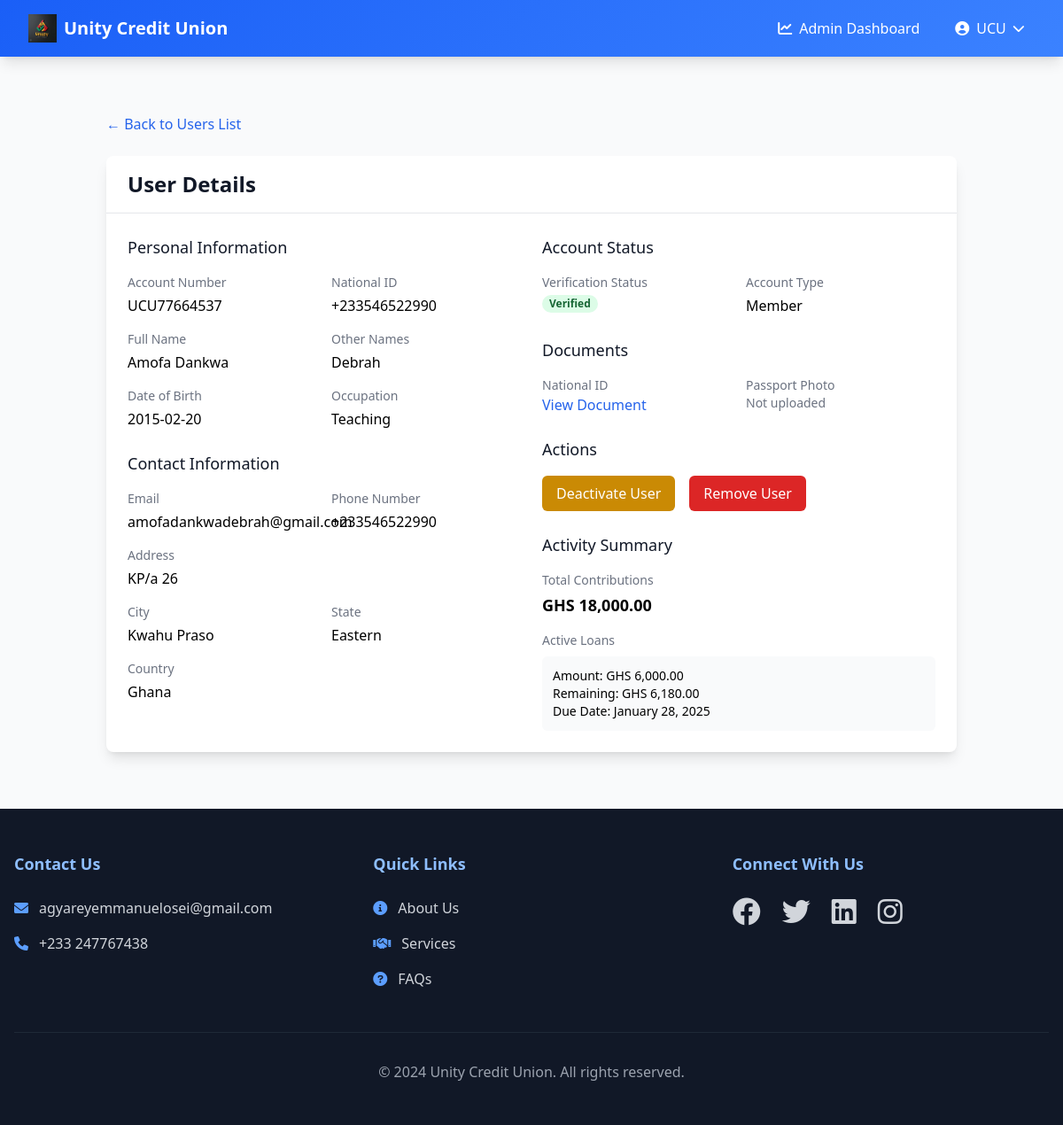
Page /admin/users/5 (signed in) on the committed database.
### app.py (models this page shows, shortened)
class User(UserMixin, db.Model):
    __tablename__ = 'user'
    id = db.Column(db.Integer, primary_key=True)
    email = db.Column(db.String(120), unique=True, nullable=False)
    password_hash = db.Column(db.String(128), nullable=True)  # Made nullable
    is_verified = db.Column(db.Boolean, default=False)
    is_admin = db.Column(db.Boolean, default=False)
    is_guest = db.Column(db.Boolean, default=False)  # New field to identify non-member users
    national_id = db.Column(db.String(20), unique=True, nullable=False)
    account_number = db.Column(db.String(20), unique=True)
    first_name = db.Column(db.String(50), nullable=False)
    last_name = db.Column(db.String(50), nullable=False)
    other_names = db.Column(db.String(50), nullable=True)
    date_of_birth = db.Column(db.Date, nullable=False)
    occupation = db.Column(db.String(100), nullable=False)
    phone_number = db.Column(db.String(20), nullable=False)
    address = db.Column(db.String(200), nullable=False)
    city = db.Column(db.String(100), nullable=False)
    state = db.Column(db.String(100), nullable=False)
    country = db.Column(db.String(100), nullable=False)
    national_id_file = db.Column(db.String(255), nullable=True)
    passport_photo = db.Column(db.String(255), nullable=True)  # New field for passport photo
    contributions = db.relationship('Contribution', backref='user', lazy=True)
    loans = db.relationship('Loan', backref='user', lazy=True, foreign_keys='Loan.user_id')
    guarantees = db.relationship('Loan', backref='guarantor', lazy=True, foreign_keys='Loan.guarantor_id')

class Loan(db.Model):
    __tablename__ = 'loan'
    id = db.Column(db.Integer, primary_key=True)
    user_id = db.Column(db.Integer, db.ForeignKey('user.id'), nullable=False)
    amount = db.Column(db.Float, nullable=False)
    interest_rate = db.Column(db.Float, nullable=True)
    total_amount = db.Column(db.Float, nullable=True)
    amount_paid = db.Column(db.Float, default=0.0)
    remaining_amount = db.Column(db.Float, nullable=True)
    purpose = db.Column(db.String(200), nullable=False)
    guarantor_id = db.Column(db.Integer, db.ForeignKey('user.id'), nullable=False)
    term = db.Column(db.Integer, nullable=False)
    income = db.Column(db.Float, nullable=False)
    status = db.Column(db.String(20), default='pending')  # Status can now be: 'pending', 'approved', 'rejected', 'paid'
    application_date = db.Column(db.DateTime, default=datetime.utcnow)
    approval_date = db.Column(db.DateTime, nullable=True)
    repayment_date = db.Column(db.DateTime, nullable=True)
    paid_date = db.Column(db.DateTime, nullable=True)  # New column to track when loan was fully paid
    @staticmethod
    def get_active_loan(user_id):
        return Loan.query.filter(
            Loan.user_id == user_id,
            Loan.status == 'approved',
            Loan.remaining_amount > 0
        ).first()

### app.py (the view)
@app.route('/admin/users/<int:user_id>')
@login_required
@admin_required
def view_user(user_id):
    user = User.query.get_or_404(user_id)
    total_contributions = db.session.query(
        func.sum(Contribution.amount)
    ).filter(Contribution.user_id == user_id).scalar() or 0
    active_loan = Loan.get_active_loan(user_id)
    return render_template('admin_user_detail.html',
                         user=user,
                         total_contributions=total_contributions,
                         active_loan=active_loan)

### templates/admin_user_detail.html (shortened to what this page needs)
{% extends "base.html" %} {% block content %}
<div class="container mx-auto px-4 py-8">
  <div class="mb-6">
    <a
      href="{{ url_for('manage_users') }}"
      class="text-blue-600 hover:text-blue-800"
    >
      ← Back to Users List
    </a>
  </div>
  <div class="bg-white shadow-lg rounded-lg overflow-hidden">
    <div class="px-6 py-4 border-b border-gray-200">
      <h2 class="text-2xl font-bold text-gray-900">User Details</h2>
    </div>
    <div class="p-6">
      <div class="grid grid-cols-1 md:grid-cols-2 gap-6">
        <div class="space-y-6">
          <div>
            <h3 class="text-lg font-medium text-gray-900 mb-4">
              Personal Information
            </h3>
            <div class="grid grid-cols-2 gap-4">
              <div>
                <p class="text-sm font-medium text-gray-500">Account Number</p>
                <p class="mt-1">{{ user.account_number }}</p>
              </div>
              <div>
                <p class="text-sm font-medium text-gray-500">National ID</p>
                <p class="mt-1">{{ user.national_id }}</p>
              </div>
              <div>
                <p class="text-sm font-medium text-gray-500">Full Name</p>
                <p class="mt-1">{{ user.first_name }} {{ user.last_name }}</p>
              </div>
              <div>
                <p class="text-sm font-medium text-gray-500">Other Names</p>
                <p class="mt-1">{{ user.other_names or 'N/A' }}</p>
              </div>
              <div>
                <p class="text-sm font-medium text-gray-500">Date of Birth</p>
                <p class="mt-1">{{ user.date_of_birth|formatdate }}</p>
              </div>
              <div>
                <p class="text-sm font-medium text-gray-500">Occupation</p>
                <p class="mt-1">{{ user.occupation }}</p>
              </div>
            </div>
          </div>
          <div>
            <h3 class="text-lg font-medium text-gray-900 mb-4">
              Contact Information
            </h3>
            <div class="grid grid-cols-2 gap-4">
              <div>
                <p class="text-sm font-medium text-gray-500">Email</p>
                <p class="mt-1">{{ user.email }}</p>
              </div>
              <div>
                <p class="text-sm font-medium text-gray-500">Phone Number</p>
                <p class="mt-1">{{ user.phone_number }}</p>
              </div>
              <div class="col-span-2">
                <p class="text-sm font-medium text-gray-500">Address</p>
                <p class="mt-1">{{ user.address }}</p>
              </div>
              <div>
                <p class="text-sm font-medium text-gray-500">City</p>
                <p class="mt-1">{{ user.city }}</p>
              </div>
              <div>
                <p class="text-sm font-medium text-gray-500">State</p>
                <p class="mt-1">{{ user.state }}</p>
              </div>
              <div>
                <p class="text-sm font-medium text-gray-500">Country</p>
                <p class="mt-1">{{ user.country }}</p>
              </div>
            </div>
          </div>
        </div>
        <div class="space-y-6">
          <div>
            <h3 class="text-lg font-medium text-gray-900 mb-4">
              Account Status
            </h3>
            <div class="grid grid-cols-2 gap-4">
              <div>
                <p class="text-sm font-medium text-gray-500">
                  Verification Status
                </p>
                <span
                  class="mt-1 px-2 inline-flex text-xs leading-5 font-semibold rounded-full {% if user.is_verified %} bg-green-100 text-green-800 {% else %} bg-yellow-100 text-yellow-800 {% endif %}"
                >
                  {{ "Verified" if user.is_verified else "Unverified" }}
                </span>
              </div>
              <div>
                <p class="text-sm font-medium text-gray-500">Account Type</p>
                <p class="mt-1">{{ "Guest" if user.is_guest else "Member" }}</p>
              </div>
            </div>
          </div>
          <div>
            <h3 class="text-lg font-medium text-gray-900 mb-4">Documents</h3>
            <div class="grid grid-cols-2 gap-4">
              <div>
                <p class="text-sm font-medium text-gray-500">National ID</p>
                {% if user.national_id_file %}
                <a
                  href="{{ url_for('view_document', user_id=user.id, doc_type='national_id') }}"
                  class="text-blue-600 hover:text-blue-800"
                  >View Document</a
                >
                {% else %}
                <p class="text-sm text-gray-500">Not uploaded</p>
                {% endif %}
              </div>
              <div>
                <p class="text-sm font-medium text-gray-500">Passport Photo</p>
                {% if user.passport_photo %}
                <a
                  href="{{ url_for('view_document', user_id=user.id, doc_type='passport') }}"
                  class="text-blue-600 hover:text-blue-800"
                  >View Photo</a
                >
                {% else %}
                <p class="text-sm text-gray-500">Not uploaded</p>
                {% endif %}
              </div>
            </div>
          </div>
          <div>
            <h3 class="text-lg font-medium text-gray-900 mb-4">Actions</h3>
            <div class="flex space-x-4">
              <button
                onclick="toggleUserStatus({{ user.id }})"
                class="px-4 py-2 bg-yellow-600 text-white rounded-md hover:bg-yellow-700 focus:outline-none focus:ring-2 focus:ring-yellow-300"
              >
                {{ "Deactivate" if user.is_verified else "Activate" }} User
              </button>
              <button
                onclick="confirmDelete({{ user.id }})"
                class="px-4 py-2 bg-red-600 text-white rounded-md hover:bg-red-700 focus:outline-none focus:ring-2 focus:ring-red-300"
              >
                Remove User
              </button>
            </div>
          </div>
          <div>
            <h3 class="text-lg font-medium text-gray-900 mb-4">
              Activity Summary
            </h3>
            <div class="space-y-4">
              <div>
                <p class="text-sm font-medium text-gray-500">
                  Total Contributions
                </p>
                <p class="mt-1 text-lg font-semibold">
                  {{ total_contributions|format_currency }}
                </p>
              </div>
              <div>
                <p class="text-sm font-medium text-gray-500">Active Loans</p>
                {% if active_loan %}
                <div class="mt-2 p-3 bg-gray-50 rounded-md">
                  <p class="text-sm">
                    Amount: {{ active_loan.amount|format_currency }}
                  </p>
                  <p class="text-sm">
                    Remaining: {{ active_loan.remaining_amount|format_currency
                    }}
                  </p>
                  <p class="text-sm">
                    Due Date: {{ active_loan.repayment_date|formatdate }}
                  </p>
                </div>
                {% else %}
                <p class="mt-1 text-sm text-gray-500">No active loans</p>
                {% endif %}
              </div>
            </div>
          </div>
        </div>
      </div>
    </div>
  </div>
</div>
{% endblock %}

### templates/base.html (shortened to what this page needs)
<!DOCTYPE html>
<html lang="en">
  <head>
    <script src="https://cdn.tailwindcss.com"></script>
    <link
      href="https://cdnjs.cloudflare.com/ajax/libs/font-awesome/6.0.0/css/all.min.css"
      rel="stylesheet"
    />
  </head>
  <body
    class="bg-gray-50 min-h-screen flex flex-col"
    x-data="{ mobileMenuOpen: false }"
  >
    <nav class="gradient-bg shadow-lg relative z-50">
      <div class="max-w-7xl mx-auto px-4 sm:px-6 lg:px-8">
        <div class="flex justify-between h-16">
          <div class="flex items-center">
            <a href="{{ url_for('home') }}" class="flex items-center">
              <img
                src="{{ url_for('static', filename='images/unitylogo.jpg')}}"
                alt="Unity Credit Union Logo"
                class="h-8 w-auto mr-2"
              />
              <span class="text-white text-xl font-bold"
                >Unity Credit Union</span
              >
            </a>
          </div>
          <div class="hidden md:flex items-center space-x-4">
            {% if current_user.is_authenticated %} {% if current_user.is_admin
            %}
            <a
              href="{{ url_for('admin_dashboard') }}"
              class="text-white hover:text-primary-100 transition-colors duration-200 px-3 py-2 rounded-md hover:bg-primary-700"
            >
              <i class="fas fa-chart-line mr-2"></i>Admin Dashboard
            </a>
            {% endif %}
            <div class="relative" x-data="{ open: false }">
              <button
                @click="open = !open"
                @click.away="open = false"
                class="flex items-center text-white hover:text-primary-100 transition-colors duration-200 px-3 py-2 rounded-md hover:bg-primary-700"
              >
                <i class="fas fa-user-circle mr-2"></i>
                {{ current_user.first_name }}
                <i
                  class="fas fa-chevron-down ml-2 text-sm transition-transform"
                  :class="{ 'transform rotate-180': open }"
                ></i>
              </button>
            </div>
            {% endif %}
          </div>
        </div>
      </div>
    </nav>
    <main class="flex-grow container mx-auto px-4 py-8">
      {% block content %}{% endblock %}
    </main>
    <footer class="bg-gray-900 text-white mt-auto">
      <div class="max-w-7xl mx-auto px-4 py-12">
        <div class="grid grid-cols-1 md:grid-cols-3 gap-12">
          <div>
            <h3 class="text-lg font-semibold mb-6 text-primary-300">
              Contact Us
            </h3>
            <p
              class="flex items-center mb-4 text-gray-300 hover:text-white transition-colors"
            >
              <i class="fas fa-envelope mr-3 text-primary-400"></i>
              agyareyemmanuelosei@gmail.com
            </p>
            <p
              class="flex items-center text-gray-300 hover:text-white transition-colors"
            >
              <i class="fas fa-phone mr-3 text-primary-400"></i>
              +233 247767438
            </p>
          </div>
          <div>
            <h3 class="text-lg font-semibold mb-6 text-primary-300">
              Quick Links
            </h3>
            <ul class="space-y-4">
              <li>
                <a
                  href="/about_us"
                  class="text-gray-300 hover:text-white transition-colors flex items-center"
                >
                  <i class="fas fa-info-circle mr-3 text-primary-400"></i>About
                  Us
                </a>
              </li>
              <li>
                <a
                  href="#"
                  class="text-gray-300 hover:text-white transition-colors flex items-center"
                >
                  <i class="fas fa-handshake mr-3 text-primary-400"></i>Services
                </a>
              </li>
              <li>
                <a
                  href="#"
                  class="text-gray-300 hover:text-white transition-colors flex items-center"
                >
                  <i class="fas fa-question-circle mr-3 text-primary-400"></i
                  >FAQs
                </a>
              </li>
            </ul>
          </div>
          <div>
            <h3 class="text-lg font-semibold mb-6 text-primary-300">
              Connect With Us
            </h3>
            <div class="flex space-x-6">
              <a
                href="#"
                class="text-gray-300 hover:text-primary-400 transition-colors duration-300"
              >
                <i class="fab fa-facebook fa-2x"></i>
              </a>
              <a
                href="#"
                class="text-gray-300 hover:text-primary-400 transition-colors duration-300"
              >
                <i class="fab fa-twitter fa-2x"></i>
              </a>
              <a
                href="#"
                class="text-gray-300 hover:text-primary-400 transition-colors duration-300"
              >
                <i class="fab fa-linkedin fa-2x"></i>
              </a>
              <a
                href="#"
                class="text-gray-300 hover:text-primary-400 transition-colors duration-300"
              >
                <i class="fab fa-instagram fa-2x"></i>
              </a>
            </div>
          </div>
        </div>
        <div
          class="mt-12 pt-8 border-t border-gray-800 text-center text-gray-400"
        >
          <p>&copy; 2024 Unity Credit Union. All rights reserved.</p>
        </div>
      </div>
    </footer>
  </body>
</html>

### rows in the picture
User: first_name "UCU"
User: account_number "UCU77664537", national_id "+233546522990", first_name "Amofa", last_name "Dankwa", other_names "Debrah", date_of_birth "2015-02-20", occupation "Teaching", email "amofadankwadebrah@gmail.com", phone_number "+233546522990", address "KP/a 26", city "Kwahu Praso", state "Eastern", country "Ghana", is_verified "Verified", is_guest "Member", is_verified "Deactivate"
Loan: amount "GHS 6,000.00", remaining_amount "GHS 6,180.00", repayment_date "January 28, 2025"

### other values in the picture
{{ total_contributions|format_currency }} "GHS 18,000.00"
